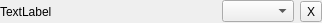
<?xml version="1.0" encoding="UTF-8"?>
<ui version="4.0">
 <class>QUVChoisie</class>
 <widget class="QWidget" name="QUVChoisie">
  <property name="geometry">
   <rect>
    <x>0</x>
    <y>0</y>
    <width>322</width>
    <height>23</height>
   </rect>
  </property>
  <property name="windowTitle">
   <string>Form</string>
  </property>
  <property name="toolTip">
   <string>Annuler le choix</string>
  </property>
  <layout class="QHBoxLayout" name="horizontalLayout" stretch="1,0,0">
   <property name="leftMargin">
    <number>0</number>
   </property>
   <property name="topMargin">
    <number>0</number>
   </property>
   <property name="rightMargin">
    <number>0</number>
   </property>
   <property name="bottomMargin">
    <number>0</number>
   </property>
   <item>
    <widget class="QLabel" name="labelName">
     <property name="text">
      <string>TextLabel</string>
     </property>
    </widget>
   </item>
   <item>
    <widget class="QComboBox" name="comboNote"/>
   </item>
   <item>
    <widget class="QToolButton" name="buttonRemove">
     <property name="text">
      <string>X</string>
     </property>
    </widget>
   </item>
  </layout>
 </widget>
 <resources/>
 <connections/>
</ui>
